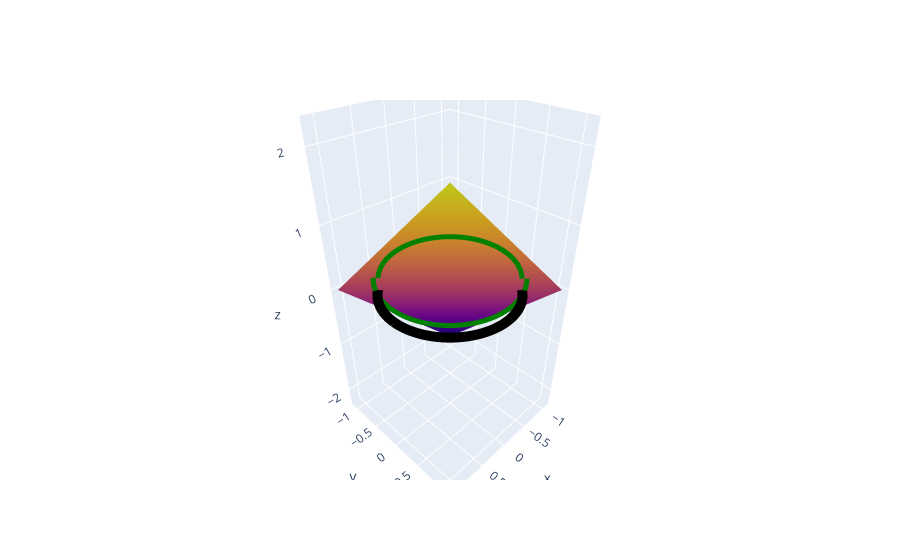

Notebook cell for this chart:
### Markdown cell above
- **1a** El siguiente bloque de código muestra en un gráfico 3D la función a maximizar $f(x,y)$, la restricción $g(x,y)$ sobre el plano $OXY$ y su proyección sobre $f(x,y)$. Estima visualmente dónde aparecerá el máximo del problema.

### Code cell
# Create a grid of x and y values
x = np.linspace(-1.1, 1.1, 200)
y = np.linspace(-1.1, 1.1, 200)
X, Y = np.meshgrid(x, y)

# Calculate the function values
Z = X + Y

# Create the 3D surface plot
fig = go.Figure()

# Add the 3D surface plot for the function f(x, y) = x + y
fig.add_trace(go.Surface(z=Z, x=X, y=Y, name="f(x, y) = x + y", showscale=False))

# Create the 2D circle curve in the OXY plane
t = np.linspace(0, 2 * np.pi, 100)
circle_x = np.cos(t)
circle_y = np.sin(t)

trace_circle_OXY = go.Scatter3d(
    x=circle_x,
    y=circle_y,
    z=np.zeros_like(circle_x),
    mode="lines",
    marker=dict(color="black", size=20),
    line=dict(width=20),
    showlegend=False,
)

# Create the 2D circle projection onto the plane z = x + y
trace_circle_proj = go.Scatter3d(
    x=circle_x,
    y=circle_y,
    z=np.cos(t) + np.sin(t),
    mode="lines",
    marker=dict(color="green", size=20),
    line=dict(width=20),
    showlegend=False,
)


# Add the 2D circle curve and its projection to the 3D plot
fig.add_trace(trace_circle_OXY)
fig.add_trace(trace_circle_proj)

# Show the 3D plot
fig.show()
